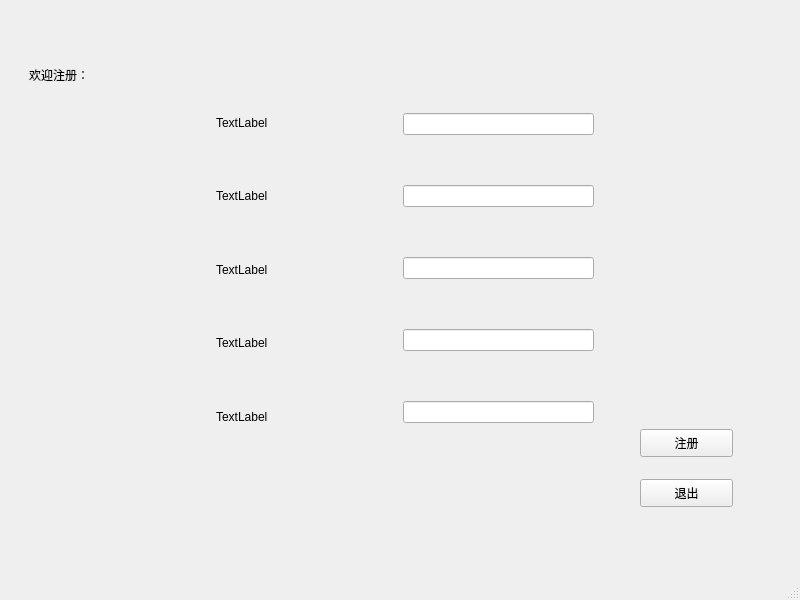
<?xml version="1.0" encoding="UTF-8"?>
<ui version="4.0">
 <class>register</class>
 <widget class="QMainWindow" name="register">
  <property name="geometry">
   <rect>
    <x>0</x>
    <y>0</y>
    <width>800</width>
    <height>600</height>
   </rect>
  </property>
  <property name="windowTitle">
   <string>MainWindow</string>
  </property>
  <widget class="QWidget" name="centralwidget">
   <layout class="QGridLayout" name="gridLayout">
    <item row="0" column="0">
     <widget class="QWidget" name="widget" native="true">
      <widget class="QLabel" name="label">
       <property name="geometry">
        <rect>
         <x>20</x>
         <y>20</y>
         <width>161</width>
         <height>91</height>
        </rect>
       </property>
       <property name="text">
        <string>欢迎注册：</string>
       </property>
      </widget>
     </widget>
    </item>
    <item row="0" column="1">
     <widget class="QWidget" name="widget_2" native="true">
      <widget class="QWidget" name="widget_6" native="true">
       <property name="geometry">
        <rect>
         <x>10</x>
         <y>80</y>
         <width>161</width>
         <height>361</height>
        </rect>
       </property>
       <layout class="QGridLayout" name="gridLayout_2">
        <item row="7" column="0">
         <widget class="QLabel" name="label_6">
          <property name="text">
           <string>TextLabel</string>
          </property>
         </widget>
        </item>
        <item row="4" column="0">
         <widget class="QLabel" name="label_4">
          <property name="text">
           <string>TextLabel</string>
          </property>
         </widget>
        </item>
        <item row="6" column="0">
         <widget class="QLabel" name="label_5">
          <property name="text">
           <string>TextLabel</string>
          </property>
         </widget>
        </item>
        <item row="5" column="0">
         <widget class="QLabel" name="label_2">
          <property name="text">
           <string>TextLabel</string>
          </property>
         </widget>
        </item>
        <item row="1" column="0">
         <widget class="QLabel" name="label_3">
          <property name="text">
           <string>TextLabel</string>
          </property>
         </widget>
        </item>
       </layout>
      </widget>
     </widget>
    </item>
    <item row="0" column="2">
     <widget class="QWidget" name="widget_3" native="true">
      <widget class="QWidget" name="widget_5" native="true">
       <property name="geometry">
        <rect>
         <x>0</x>
         <y>60</y>
         <width>191</width>
         <height>401</height>
        </rect>
       </property>
       <layout class="QGridLayout" name="gridLayout_3">
        <item row="0" column="0">
         <widget class="QLineEdit" name="lineEdit"/>
        </item>
        <item row="1" column="0">
         <widget class="QLineEdit" name="lineEdit_2"/>
        </item>
        <item row="2" column="0">
         <widget class="QLineEdit" name="lineEdit_3"/>
        </item>
        <item row="3" column="0">
         <widget class="QLineEdit" name="lineEdit_4"/>
        </item>
        <item row="4" column="0">
         <widget class="QLineEdit" name="lineEdit_5"/>
        </item>
       </layout>
      </widget>
     </widget>
    </item>
    <item row="0" column="3">
     <widget class="QWidget" name="widget_4" native="true">
      <widget class="QPushButton" name="pushButton">
       <property name="geometry">
        <rect>
         <x>40</x>
         <y>420</y>
         <width>93</width>
         <height>28</height>
        </rect>
       </property>
       <property name="text">
        <string>注册</string>
       </property>
      </widget>
      <widget class="QPushButton" name="pushButton_2">
       <property name="geometry">
        <rect>
         <x>40</x>
         <y>470</y>
         <width>93</width>
         <height>28</height>
        </rect>
       </property>
       <property name="text">
        <string>退出</string>
       </property>
      </widget>
     </widget>
    </item>
   </layout>
  </widget>
  <widget class="QMenuBar" name="menubar">
   <property name="geometry">
    <rect>
     <x>0</x>
     <y>0</y>
     <width>800</width>
     <height>26</height>
    </rect>
   </property>
  </widget>
  <widget class="QStatusBar" name="statusbar"/>
 </widget>
 <resources/>
 <connections/>
</ui>
